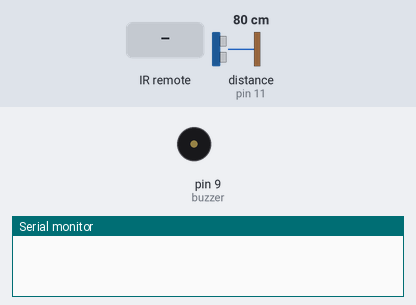
A sketch run on a simulated Arduino Uno, built with avr-gcc and run on an emulated ATmega328P. On the bench: buzzer (waves = sounding), the last lines printed to the serial monitor. The inputs (shaded band) are chosen by the test bench; at power-on: distance to the obstacle (sensor on pin 11) 80 cm. The echo pulse lasts 58.3 µs per cm.

Above: at 1.7 s.
1.8 s: infrared code 0xFFA25D received
4.8 s: distance to the obstacle (sensor on pin 11) set to 2 cm
At 6.7 s:
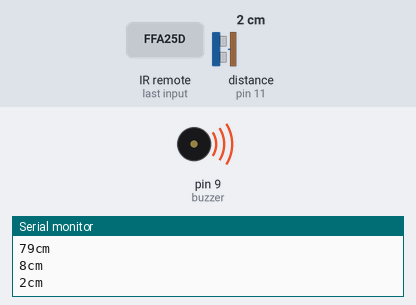
Timing chart, 0 to 8.2 s (numbered marks = the images above; inputs shaded):
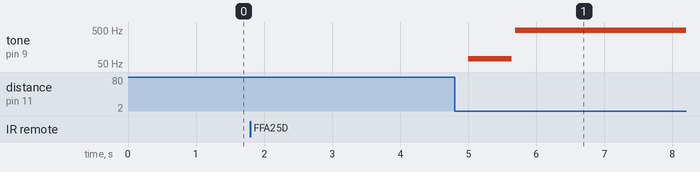

Measured:
- after the input at 4.8 s, tone on pin 9 (buzzer): silent → 71 Hz after 0.20 s, → silent 0.64 s later, → 488 Hz 0.05 s later

The sketch:

Lucia.ino
```cpp
#include "IRremote.h"
#include "SR04.h"
#define TRIG_PIN 11
#define ECHO_PIN 10
SR04 sr04 = SR04(ECHO_PIN,TRIG_PIN);
long a;
int ledPins = 5;
int buzzer = 9;

int receiver = 2;
IRrecv irrecv(receiver);
decode_results results;

////////////////////////////////////////////////////////////////////////////////////////////////////////
void translateIR(){
  switch(results.value){
    case 0xFFA25D: Serial.println("Beginning bat mode"); bat(); break;
    case 0xFFE21D: Serial.println("Beginning finder mode"); finder(); break;
    case 0xFF02FD: Serial.println("Error diagnostic mode"); break;
    default: break;
  }
}
//////////////////////////////////////////////////
boolean translateIRbat(){
  switch(results.value){
    case 0xFFA25D: return true; break;
    case 0xFF02FD: Serial.println("Error diagnostic mode"); break;
    default: break;
  }
}
//////////////////////////////////////////////////
boolean translateIRfinder(){
  switch(results.value){
    case 0xFFE21D: return true; break;
    case 0xFF02FD: Serial.println("Error diagnostic mode"); break;
    default: break;
  }
}

////////////////////////////////////////////////////////////////////////////////////////////////////////
void setup() {
   Serial.begin(9600);
   delay(500);
   pinMode(buzzer,OUTPUT);
   irrecv.enableIRIn();
}

////////////////////////////////////////////////////////////////////////////////////////////////////////
void loop() {
   if (irrecv.decode(&results)){
     translateIR();
   }
}

////////////////////////////////////////////////////////////////////////////////////////////////////////
void finder() {
   delay(200);
   irrecv.resume();

   unsigned char d;

   for(d=0;d<1;){
     digitalWrite(buzzer,HIGH);
     digitalWrite(ledPins, HIGH);
     delay(35);

     digitalWrite(buzzer,LOW);
     digitalWrite(ledPins, LOW);
     delay(180);

     if (irrecv.decode(&results)){
       if(translateIRfinder()){
         irrecv.resume();
         d++;
       }
     }
   }
   d = 0;
   return;
}

////////////////////////////////////////////////////////////////////////////////////////////////////////
void bat() {
  delay(200);
  irrecv.resume();

  boolean logic = false; unsigned char b; int last = 0;

  while(logic == false){
    last = a;
    a = sr04.Distance();
    if(a > 400){
      a = last;
    }
    else{
      a = (a + last*0.1)/1.1;
    }

    int buzz = a*0.87+0.25;
    int cycle = round(1400/(1.74*a+0.5));

    Serial.print(a);
    Serial.println("cm");

    if(a <= 400){
      for(b=0;b<cycle;b++){
        digitalWrite(buzzer,HIGH); digitalWrite(ledPins, HIGH);
        delay(buzz);

        digitalWrite(buzzer,LOW);digitalWrite(ledPins, LOW);
        delay(buzz);
        b = b + 1;
      }
    }
    if (irrecv.decode(&results)){
       if(translateIRfinder()){
         irrecv.resume();
         return;
       }
    }
  }
}
```
